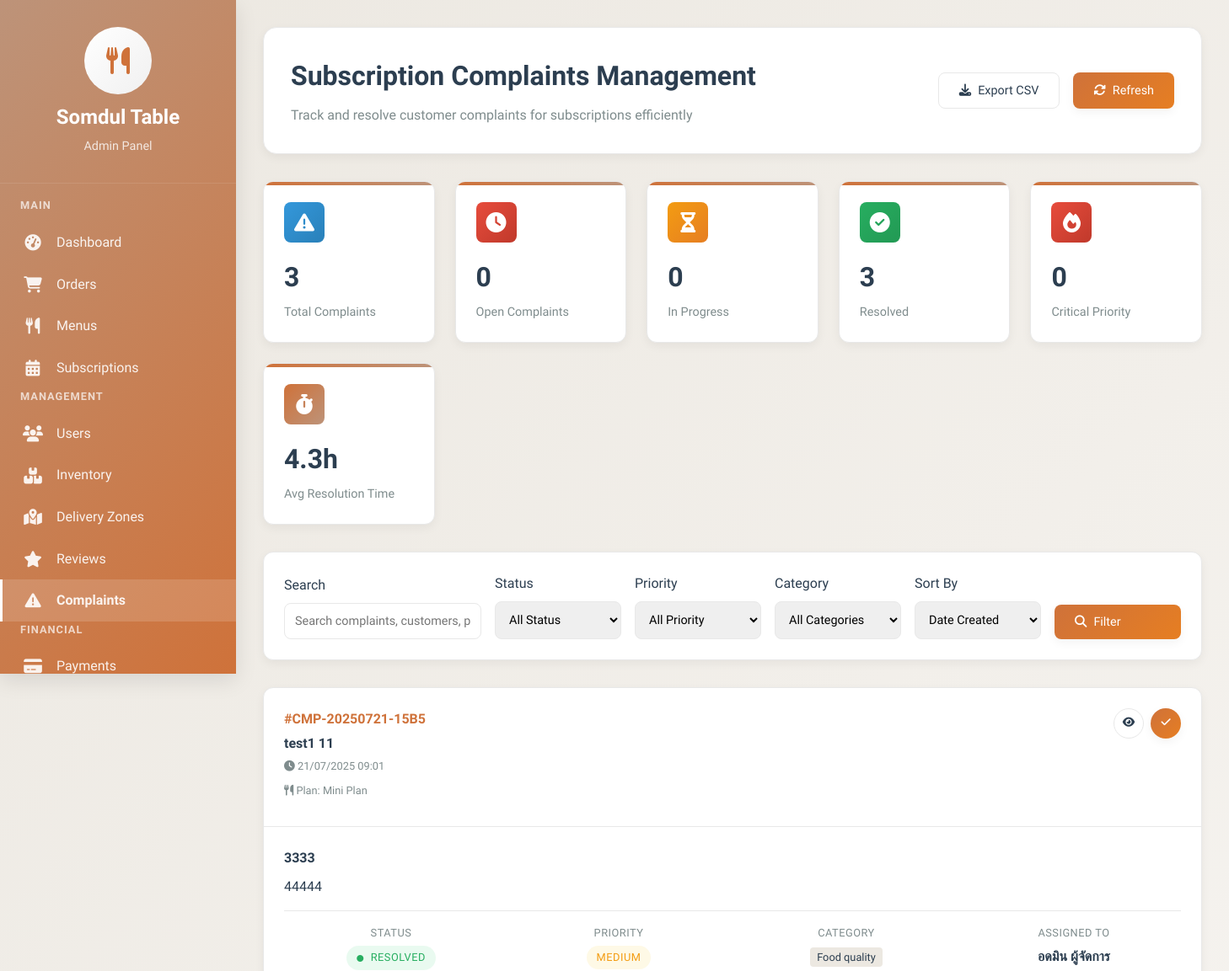
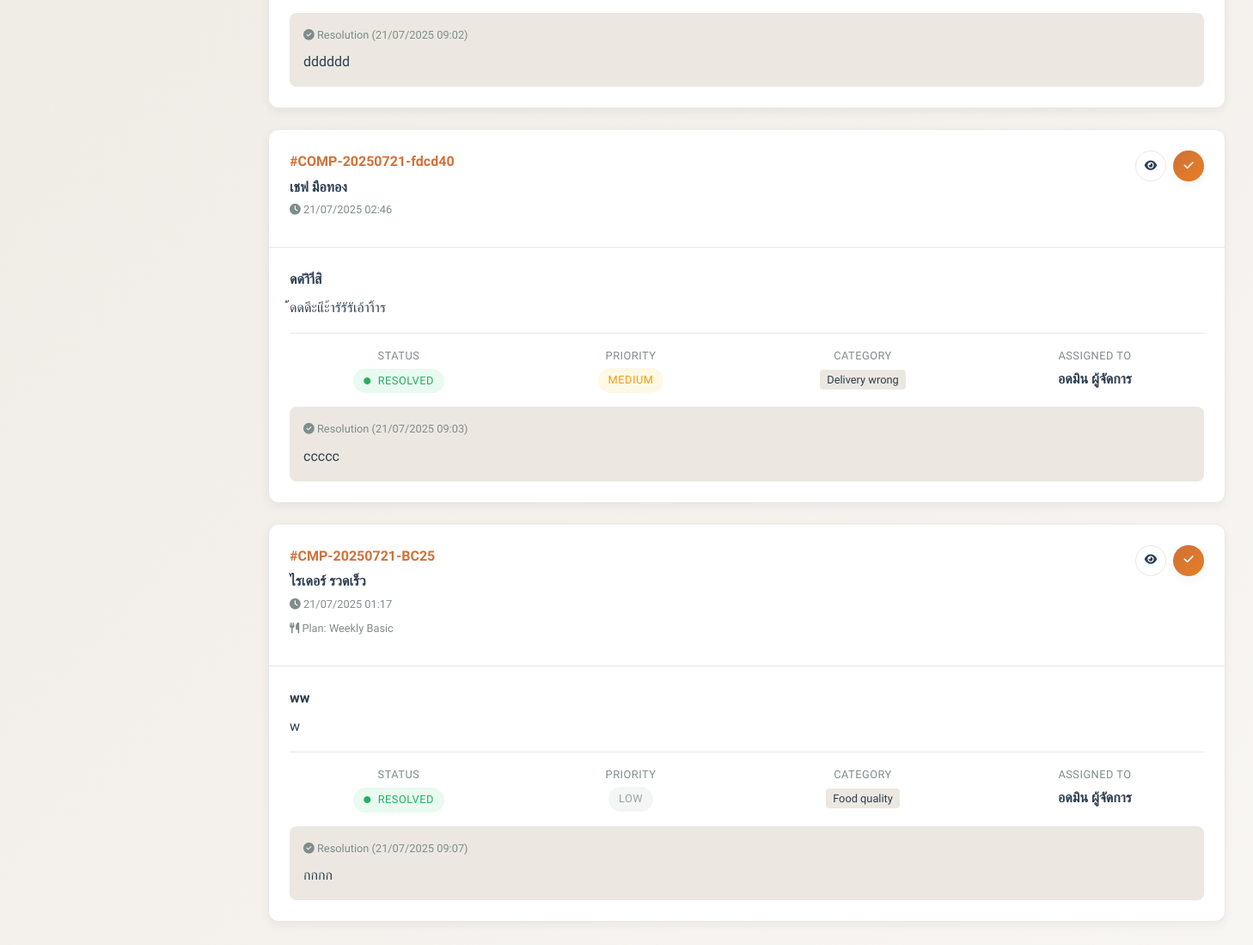
The app's page /KruaThai/admin/complaints.php (signed in) with its own data (2 pictures, top to bottom).
### tables this page shows
CREATE TABLE `complaints` (
  `id` char(36) NOT NULL,
  `complaint_number` varchar(20) NOT NULL,
  `user_id` char(36) NOT NULL,
  `subscription_id` char(36) DEFAULT NULL,
  `category` enum('food_quality','delivery_late','delivery_wrong','missing_items','damaged_package','customer_service','billing','other') NOT NULL,
  `priority` enum('low','medium','high','critical') DEFAULT 'medium',
  `title` varchar(200) NOT NULL,
  `description` text NOT NULL,
  `expected_resolution` text,
  `attachments` longtext,
  `photos` longtext,
  `status` enum('open','in_progress','resolved','closed','escalated') DEFAULT 'open',
  `assigned_to` char(36) DEFAULT NULL,
  `resolution` text,
  `resolution_date` timestamp NULL DEFAULT NULL,
  `last_contact_date` timestamp NULL DEFAULT NULL,
  `follow_up_required` tinyint(1) DEFAULT '0',
  `customer_satisfaction_rating` tinyint(4) DEFAULT NULL,
  `created_at` timestamp NOT NULL DEFAULT CURRENT_TIMESTAMP,
  `updated_at` timestamp NOT NULL DEFAULT CURRENT_TIMESTAMP ON UPDATE CURRENT_TIMESTAMP
);

CREATE TABLE `subscription_plans` (
  `id` char(36) NOT NULL,
  `name` varchar(100) NOT NULL,
  `name_thai` varchar(100) DEFAULT NULL,
  `description` text,
  `plan_type` enum('weekly','monthly','custom') NOT NULL,
  `meals_per_week` int(11) NOT NULL,
  `weeks_duration` int(11) DEFAULT '4',
  `base_price` decimal(8,2) NOT NULL,
  `discount_percentage` decimal(5,2) DEFAULT '0.00',
  `final_price` decimal(8,2) NOT NULL,
  `features` longtext,
  `max_skips_per_week` int(11) DEFAULT '2',
  `advance_ordering_days` int(11) DEFAULT '7',
  `is_active` tinyint(1) DEFAULT '1',
  `is_popular` tinyint(1) DEFAULT '0',
  `sort_order` int(11) DEFAULT '0',
  `created_at` timestamp NOT NULL DEFAULT CURRENT_TIMESTAMP,
  `updated_at` timestamp NOT NULL DEFAULT CURRENT_TIMESTAMP ON UPDATE CURRENT_TIMESTAMP
);

### KruaThai/admin/complaints.php (the view, shortened to what the rows shown need)
<?php
require_once '../config/database.php';
try {
    $sortBy = $_GET['sort'] ?? 'created_at';
    $whereConditions = ['1=1'];
    $params = [];
    $whereClause = implode(' AND ', $whereConditions);
    $stmt = $pdo->prepare("
        SELECT c.*,
               CONCAT(u.first_name, ' ', u.last_name) as customer_name,
               u.email as customer_email,
               s.start_date as subscription_start,
               s.status as subscription_status,
               sp.name as plan_name,
               sp.plan_type,
               CONCAT(assigned.first_name, ' ', assigned.last_name) as assigned_name
        FROM complaints c
        JOIN users u ON c.user_id = u.id
        LEFT JOIN subscriptions s ON c.subscription_id = s.id
        LEFT JOIN subscription_plans sp ON s.plan_id = sp.id
        LEFT JOIN users assigned ON c.assigned_to = assigned.id
        WHERE $whereClause
        ORDER BY c.$sortBy DESC
        LIMIT 50
    ");
    $stmt->execute($params);
    $complaints = $stmt->fetchAll(PDO::FETCH_ASSOC);
} catch (Exception $e) {
    $complaints = [];
    $stats = ['total_complaints' => 0, 'open_complaints' => 0, 'in_progress_complaints' => 0, 'resolved_complaints' => 0, 'critical_complaints' => 0, 'avg_resolution_time_hours' => 0];
    $adminUsers = [];
    error_log("Complaints error: " . $e->getMessage());
}
?>
<!DOCTYPE html>
<html lang="en">
<head>
    <link href="https://cdnjs.cloudflare.com/ajax/libs/font-awesome/6.4.0/css/all.min.css" rel="stylesheet">
</head>
<body>
    <div class="admin-layout">
        <div class="main-content">
            <div class="page-header">
                <div class="header-content">
                    <div>
                        <h1 class="page-title">Subscription Complaints Management</h1>
                    </div>
                </div>
            </div>
            <div class="complaints-grid">
                <?php if (empty($complaints)): ?>
                    <div class="text-center" style="padding: 3rem; color: var(--text-gray);">
                        <i class="fas fa-inbox" style="font-size: 3rem; margin-bottom: 1rem; opacity: 0.3;"></i>
                        <h3>No Complaints Found</h3>
                        <p>No complaints match your current filters.</p>
                    </div>
                <?php else: ?>
                    <?php foreach ($complaints as $complaint): ?>
                        <div class="complaint-card">
                            <div class="complaint-header">
                                <div class="complaint-meta">
                                    <div class="complaint-number">#<?php echo htmlspecialchars($complaint['complaint_number']); ?></div>
                                    <div class="complaint-customer"><?php echo htmlspecialchars($complaint['customer_name']); ?></div>
                                    <div class="complaint-date">
                                        <i class="fas fa-clock"></i>
                                        <?php echo date('d/m/Y H:i', strtotime($complaint['created_at'])); ?>
                                    </div>
                                    <?php if ($complaint['plan_name']): ?>
                                        <div class="complaint-date">
                                            <i class="fas fa-utensils"></i>
                                            Plan: <?php echo htmlspecialchars($complaint['plan_name']); ?>
                                        </div>
                                    <?php endif; ?>
                                </div>
                                <div class="complaint-actions">
                                    <button type="button" class="btn btn-sm btn-secondary btn-icon"
                                            onclick="viewComplaint('<?php echo $complaint['id']; ?>')"
                                            title="View Details">
                                        <i class="fas fa-eye"></i>
                                    </button>
                                    <button type="button" class="btn btn-sm btn-primary btn-icon"
                                            onclick="resolveComplaint('<?php echo $complaint['id']; ?>')"
                                            title="Add Resolution">
                                        <i class="fas fa-check"></i>
                                    </button>
                                </div>
                            </div>
                            <div class="complaint-body">
                                <div class="complaint-title"><?php echo htmlspecialchars($complaint['title']); ?></div>
                                <div class="complaint-content">
                                    <?php echo nl2br(htmlspecialchars(substr($complaint['description'], 0, 200))); ?>
                                </div>
                                <div class="complaint-details">
                                    <div class="complaint-detail">
                                        <div class="complaint-detail-label">Status</div>
                                        <div class="complaint-detail-value">
                                            <span class="status-badge status-<?php echo $complaint['status']; ?>">
                                                <i class="fas fa-circle" style="font-size: 0.5rem;"></i>
                                                <?php echo ucfirst(str_replace('_', ' ', $complaint['status'])); ?>
                                            </span>
                                        </div>
                                    </div>
                                    <div class="complaint-detail">
                                        <div class="complaint-detail-label">Priority</div>
                                        <div class="complaint-detail-value">
                                            <span class="status-badge priority-<?php echo $complaint['priority']; ?>">
                                                <?php echo ucfirst($complaint['priority']); ?>
                                            </span>
                                        </div>
                                    </div>
                                    <div class="complaint-detail">
                                        <div class="complaint-detail-label">Category</div>
                                        <div class="complaint-detail-value">
                                            <span class="category-badge">
                                                <?php echo ucfirst(str_replace('_', ' ', $complaint['category'])); ?>
                                            </span>
                                        </div>
                                    </div>
                                    <div class="complaint-detail">
                                        <div class="complaint-detail-label">Assigned To</div>
                                        <div class="complaint-detail-value">
                                            <?php echo $complaint['assigned_name'] ?: 'Unassigned'; ?>
                                        </div>
                                    </div>
                                </div>
                                <?php if ($complaint['resolution']): ?>
                                    <div class="resolution">
                                        <div class="resolution-header">
                                            <i class="fas fa-check-circle"></i>
                                            Resolution (<?php echo date('d/m/Y H:i', strtotime($complaint['resolution_date'])); ?>)
                                        </div>
                                        <div class="resolution-content">
                                            <?php echo nl2br(htmlspecialchars($complaint['resolution'])); ?>
                                        </div>
                                    </div>
                                <?php endif; ?>
                            </div>
                        </div>
                    <?php endforeach; ?>
                <?php endif; ?>
            </div>
        </div>
    </div>
</body>
</html>

### records on screen
complaints: complaint_number "CMP-20250721-15B5", customer_name "test1 11", created_at "21/07/2025 09:01", subscription_plans.name "Mini Plan", title "3333", description "44444", status "RESOLVED", priority "MEDIUM", category "Food quality", assigned_name "อดมิน ผู้จัดการ", resolution_date "21/07/2025 09:02", resolution "dddddd"
complaints: complaint_number "COMP-20250721-fdcd40", customer_name "เชฟ มือทอง", created_at "21/07/2025 02:46", title "ดด่าิา่ิสิ", description "้้ดดดีะแีะ้ารัรัรัเอ้าา้ิาร", status "RESOLVED", priority "MEDIUM", category "Delivery wrong", assigned_name "อดมิน ผู้จัดการ", resolution_date "21/07/2025 09:03", resolution "ccccc"
complaints: complaint_number "CMP-20250721-BC25", customer_name "ไรเดอร์ รวดเร็ว", created_at "21/07/2025 01:17", subscription_plans.name "Weekly Basic", title "ww", description "w", status "RESOLVED", priority "LOW", category "Food quality", assigned_name "อดมิน ผู้จัดการ", resolution_date "21/07/2025 09:07", resolution "กกกก"

### other values on screen
$stats['total_complaints'] "3"
$stats['open_complaints'] "0"
$stats['in_progress_complaints'] "0"
$stats['resolved_complaints'] "3"
$stats['critical_complaints'] "0"
$stats['avg_resolution_time_hours'] "4.3"
